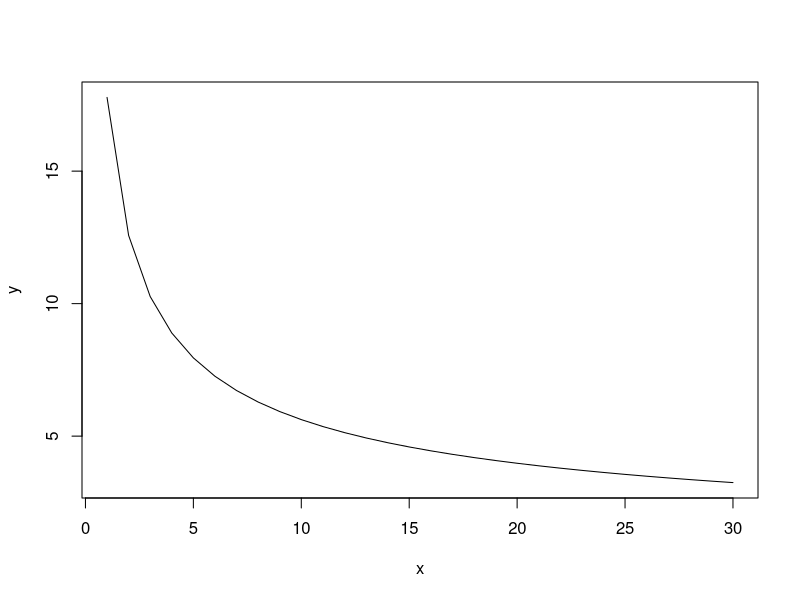

Recreate this plot in R.
# guia 9


# Pregunta 1

div2 = function(x){
  if (x %%2 ==0){
    print(paste(x, "es divisible por 2"))
  }
  else {
    print(paste(x,"no es divisible por 2"))
  }
}

div2(44)


#Pregunta 2

suma2 <- function(n){
  x <- 1:n
  x2 <- x^2
  s <- sum(x2)
  return(s)
}

suma2(45)


#Pregunta 3 

doble <-function(x){
  t <- log(2)/log(1+x)
  return(t)
}

doble(0.01)
doble(12)

#Pregunta 4 
avg <- function(x, arithmetic = TRUE){
  n= length(x)
  ifelse(arithmetic, sum(x)/n, prod(x)^(1/n))
}

v = c(4,5,6,1,2)

avg(v, arithmetic = FALSE)

avg(v,arithmetic = TRUE)

avg(v)


#Pregunta 5

des_stat <- function(x){
  x = x[!is.na(x)]
  media = sum(x)/length(x)
  sdesv = sqrt(sum((x-media)^2)/(length(x)- 1))
 return(list(MEDIA = media, DESVIACION_ESTANDAR = sdesv))
}

v = c(1,10,6,4,3,NA)

des_stat(v)

sd(v, na.rm = TRUE)

# Pregunta 6

cobb <- function(alpha, beta, u){
  x <- 1:30
  y <- (u/(x)^alpha)^(1/beta)
  plot (x,y,type = "l")
}

cobb (0.4, 0.8, 10)




